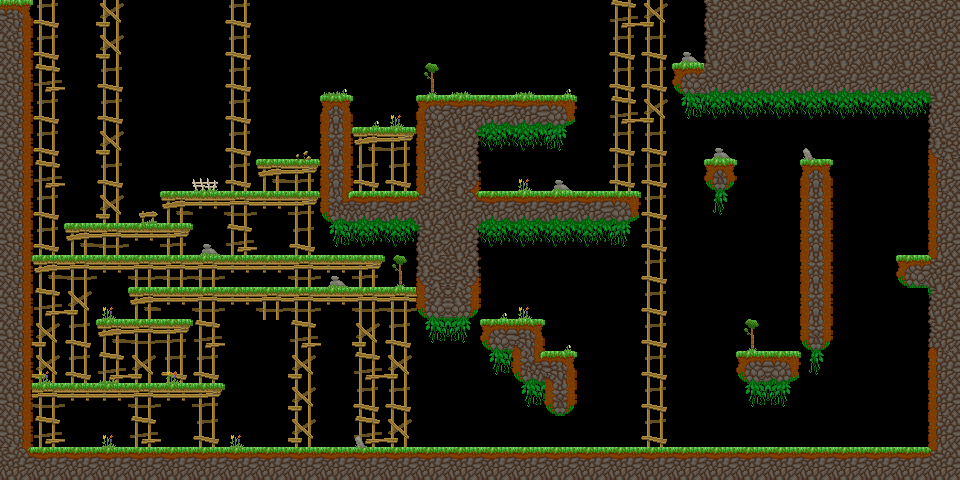

Below is a game level as drawn by its tile map, then a one-line description and the .tmx that defines it (tile-layer data replaced by summaries):
An orthogonal 30x15 tile map with 32x32 px tiles, 5 tile layers (background, main, foreground, hidden, ...), 4 tilesets and 99 objects (49x spike, 19x veggie, key, chest, piggie, ...).

<map version="1.5" tiledversion="1.7.2" orientation="orthogonal" renderorder="right-down" width="30" height="15" tilewidth="32" tileheight="32" infinite="0" nextlayerid="11" nextobjectid="100">
 <properties>
  <property name="hints" value="light_pig,trampolineenemy" />
  <property name="time_to_beat" value="20" />
 </properties>
 <tileset firstgid="1" name="grass_level" tilewidth="33" tileheight="33" spacing="1" margin="1" tilecount="144" columns="16">
  <image source="../../sprites/tilesets/34tile.png" width="544" height="306" />
 </tileset>
 <tileset firstgid="145" name="treetops_big_96" tilewidth="96" tileheight="64" tilecount="2" columns="2">
  <image source="../../sprites/objects/scenery/treetops_big_96.png" width="192" height="64" />
 </tileset>
 <tileset firstgid="147" name="object_tilemap_16" tilewidth="16" tileheight="16" tilecount="12" columns="4">
  <image source="../../sprites/tilesets/object_tilemap_16.png" width="64" height="48" />
 </tileset>
 <tileset firstgid="159" name="object_tilemap_32" tilewidth="32" tileheight="32" tilecount="25" columns="5">
  <image source="../../sprites/tilesets/object_tilemap_32.png" width="160" height="160" />
  <tile id="0">
   <properties>
    <property name="item_no" value="5" />
    <property name="type" value="costume_head" />
   </properties>
  </tile>
  <tile id="1">
   <properties>
    <property name="spawn" value="spawn" />
   </properties>
  </tile>
  <tile id="2">
   <properties>
    <property name="goal" value="goal" />
   </properties>
  </tile>
  <tile id="3">
   <properties>
    <property name="name" value="pig" />
   </properties>
  </tile>
  <tile id="4">
   <properties>
    <property name="direction" value="left" />
    <property name="name" value="walking_enemy" />
   </properties>
  </tile>
 </tileset>
 <layer id="1" name="background" width="30" height="15">
  <properties>
   <property name="background" value="background" />
  </properties>
  <data>[450 cells, 24 non-empty, 10 distinct tile ids]</data>
 </layer>
 <layer id="2" name="main" width="30" height="15">
  <data>[450 cells, 234 non-empty, 34 distinct tile ids]</data>
 </layer>
 <layer id="3" name="foreground" width="30" height="15">
  <properties>
   <property name="foreground" value="foreground" />
  </properties>
  <data>[450 cells, 50 non-empty, 19 distinct tile ids]</data>
 </layer>
 <layer id="4" name="hidden" width="30" height="15">
  <data>[450 cells, 8 non-empty, 7 distinct tile ids]</data>
 </layer>
 <layer id="5" name="hints" width="30" height="15">
  <properties>
   <property name="light pig" value="sometimes it's better:to not use the pigs as: trampolines!" />
   <property name="saddsa" value="Enemies can also be: used as: trampolines!" />
  </properties>
  <data>[450 cells, 0 non-empty, 0 distinct tile ids]</data>
 </layer>
 <objectgroup color="#e70000" id="6" name="hard-blocks">
  <object id="1" x="416" y="96" width="160" height="32" />
  <object id="2" x="704" y="-32" width="256" height="96" />
  <object id="3" x="672" y="64" width="288" height="32" />
  <object id="4" x="928" y="96" width="32" height="384" />
  <object id="5" x="800" y="160" width="32" height="192" />
  <object id="6" x="896" y="256" width="32" height="32" />
  <object id="7" x="704" y="160" width="32" height="32" />
  <object id="8" x="736" y="352" width="64" height="32" />
  <object id="9" x="0" y="448" width="960" height="32" />
  <object id="10" x="544" y="352" width="32" height="64" />
  <object id="11" x="512" y="320" width="32" height="64" />
  <object id="12" x="480" y="320" width="32" height="32" />
  <object id="13" x="320" y="192" width="320" height="32" />
  <object id="14" x="320" y="96" width="32" height="96" />
  <object id="15" x="416" y="224" width="64" height="96" />
  <object id="16" x="0" y="0" width="32" height="448" />
 </objectgroup>
 <objectgroup color="#0055ff" id="7" name="soft-blocks">
  <object id="17" x="352" y="128" width="64" height="32" />
  <object id="18" x="256" y="160" width="64" height="32" />
  <object id="19" x="160" y="192" width="160" height="32" />
  <object id="20" x="64" y="224" width="128" height="32" />
  <object id="21" x="32" y="256" width="352" height="32" />
  <object id="22" x="128" y="288" width="288" height="32" />
  <object id="23" x="96" y="320" width="96" height="32" />
  <object id="24" x="32" y="384" width="192" height="32" />
 </objectgroup>
 <objectgroup id="8" name="treetop_big" />
 <objectgroup id="9" name="objects-16px">
  <object id="25" name="key" gid="152" x="776" y="344" width="16" height="16">
   <properties>
    <property name="color" value="blue" />
   </properties>
  </object>
  <object id="26" name="veggie" gid="150" x="40" y="376" width="16" height="16" />
  <object id="27" name="veggie" gid="150" x="40" y="248" width="16" height="16" />
  <object id="28" name="veggie" gid="150" x="72" y="216" width="16" height="16" />
  <object id="29" name="veggie" gid="150" x="200" y="184" width="16" height="16" />
  <object id="30" name="veggie" gid="150" x="376" y="112" width="16" height="16" />
  <object id="31" name="veggie" gid="150" x="552" y="176" width="16" height="16" />
  <object id="32" name="veggie" gid="150" x="616" y="176" width="16" height="16" />
  <object id="33" name="veggie" gid="150" x="712" y="152" width="16" height="16" />
  <object id="34" name="veggie" gid="150" x="904" y="248" width="16" height="16" />
  <object id="35" name="veggie" gid="150" x="744" y="344" width="16" height="16" />
  <object id="36" name="veggie" gid="150" x="488" y="312" width="16" height="16" />
  <object id="37" name="veggie" gid="150" x="552" y="344" width="16" height="16" />
  <object id="38" name="veggie" gid="150" x="488" y="440" width="16" height="16" />
  <object id="39" name="veggie" gid="150" x="520" y="440" width="16" height="16" />
  <object id="40" name="veggie" gid="150" x="312" y="368" width="16" height="16" />
  <object id="41" name="veggie" gid="150" x="352" y="368" width="16" height="16" />
  <object id="42" name="veggie" gid="150" x="136" y="440" width="16" height="16" />
  <object id="43" name="veggie" gid="150" x="168" y="440" width="16" height="16" />
  <object id="44" name="veggie" gid="150" x="208" y="440" width="16" height="16" />
  <object id="45" name="spike" gid="154" x="112" y="184" width="16" height="16" />
  <object id="46" name="spike" gid="154" x="112" y="216" width="16" height="16" />
  <object id="47" name="spike" gid="154" x="144" y="280" width="16" height="16" />
  <object id="48" name="spike" gid="154" x="168" y="280" width="16" height="16" />
  <object id="49" name="spike" gid="154" x="152" y="344" width="16" height="16" />
  <object id="50" name="spike" gid="154" x="152" y="376" width="16" height="16" />
  <object id="51" name="spike" gid="154" x="208" y="376" width="16" height="16" />
  <object id="52" name="spike" gid="154" x="40" y="440" width="16" height="16" />
  <object id="53" name="spike" gid="154" x="480" y="232" width="16" height="16" />
  <object id="54" name="spike" gid="154" x="480" y="248" width="16" height="16" />
  <object id="55" name="spike" gid="154" x="824" y="184" width="16" height="16" />
  <object id="56" name="spike" gid="154" x="824" y="200" width="16" height="16" />
  <object id="57" name="spike" gid="154" x="736" y="176" width="16" height="16" />
  <object id="58" name="spike" gid="154" x="752" y="192" width="16" height="16" />
  <object id="59" name="spike" gid="154" x="784" y="208" width="16" height="16" />
  <object id="60" name="spike" gid="154" x="784" y="184" width="16" height="16" />
  <object id="61" name="spike" gid="154" x="776" y="208" width="16" height="16" />
  <object id="62" name="spike" gid="154" x="744" y="208" width="16" height="16" />
  </objectgroup>
 <objectgroup id="10" name="objects-32px">
  <!-- 6 objects omitted --></objectgroup>
</map>
<!-- 37 of 99 objects omitted -->
